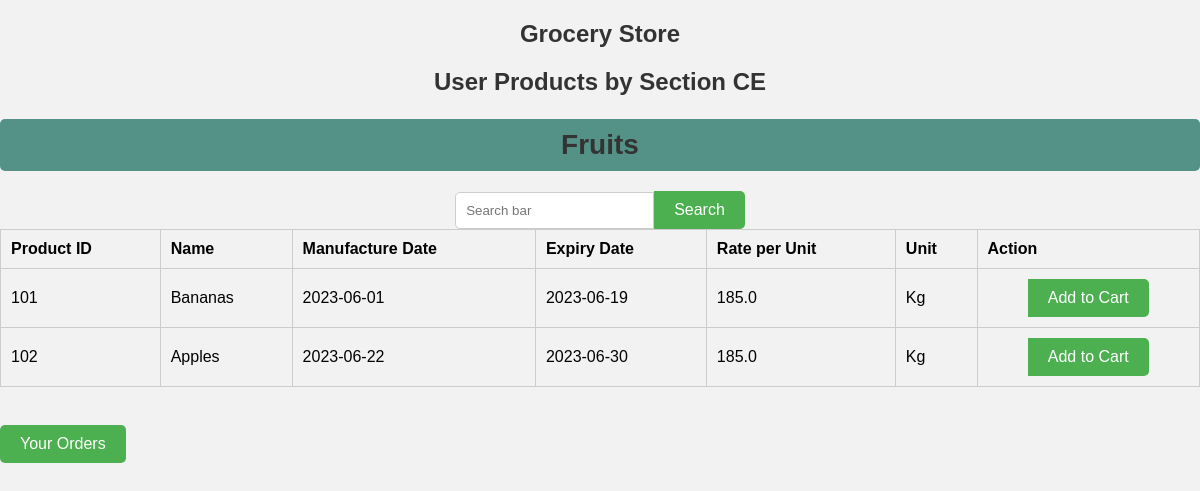
The app's page /user/products_by_section/1 with its own data.
### tables this page shows
CREATE TABLE sections
             (id INTEGER PRIMARY KEY,
              section_name TEXT);

CREATE TABLE products
             (id INTEGER PRIMARY KEY AUTOINCREMENT,
              productname TEXT,
              manufacture_date TEXT,
              fexpiry_date TEXT,
              rate REAL,
              unit TEXT,
              quantity INTEGER,
              section_id INTEGER,
              FOREIGN KEY (section_id) REFERENCES sections(id));

### user/routes.py (the view)
@user_bp.route('/products_by_section/<int:section_id>')
def products_by_section(section_id):
    conn = sqlite3.connect('database.db')
    c = conn.cursor()
    c.execute("SELECT section_name FROM sections WHERE id = ?", (section_id,))
    section_name = c.fetchone()[0]
    c.execute("SELECT * FROM products WHERE section_id = ?", (section_id,))
    products = c.fetchall()
    conn.close()
    return render_template('products_by_section_user.html', products=products, section_name=section_name,section_id=section_id)

### templates/products_by_section_user.html
{% extends 'base.html' %}
{% block content %}
    <h1>User Products by Section CE</h1>
    <h2>{{ section_name }}</h2>
    <form method="post" action="{{ url_for('user.search_product_list_by_section', section_id=section_id) }}">
        <input type="text" name="search_query" placeholder="Search bar">
        <button type="submit">Search</button>
    </form>
    <table>
        <tr>
            <th>Product ID</th>
            <th>Name</th>
            <th>Manufacture Date</th>
            <th>Expiry Date</th>
            <th>Rate per Unit</th>
            <th>Unit</th>
            <th>Action</th>
        </tr>
        {% for product in products %}
        <tr>
            <td>{{ product[0] }}</td>
            <td>{{ product[1] }}</td>
            <td>{{ product[2] }}</td>
            <td>{{ product[3] }}</td>
            <td>{{ product[4] }}</td>
            <td>{{ product[5] }}</td>
            <td>
                {% if product[6] is not none and product[6] > 0 %}
                <form method="post" action="{{ url_for('user.add_to_cart', product_id=product[0]) }}">
                    <button type="submit">Add to Cart</button>
                </form>
                {% else %}
                    <span>Out of Stock</span>
                {% endif %}
            </td>
        </tr>
        {% endfor %}
    </table>
    <br>
    <a href="{{ url_for('user.user_orders') }}">Your Orders</a>
{% endblock %}

### static/user_dashboard.css (style rules this page uses)
body { font-family: Arial, sans-serif; margin: 0; padding: 0; background-color: #f2f2f2; }
h1 { text-align: center; margin-top: 20px; }

### static/section_list_user.css (style rules this page uses)
h1 { font-size: 24px; color: #333; margin-bottom: 20px; }
table { width: 100%; border-collapse: collapse; margin-bottom: 20px; }
table th, table td { padding: 10px; border: 1px solid #ccc; }
table th { background-color: #f2f2f2; font-weight: bold; text-align: left; }
a { display: inline-block; padding: 10px 20px; background-color: #4CAF50; color: #fff; text-decoration: none; border-radius: 5px; transition: background-color 0.3s ease; }

### static/product_list_user.css (style rules this page uses)
form { display: flex; align-items: center; justify-content: center; }
input[type="text"] { padding: 10px; border: 1px solid #ccc; border-radius: 5px 0 0 5px; }
button[type="submit"] { padding: 10px 20px; background-color: #4CAF50; color: #fff; border: none; border-radius: 0 5px 5px 0; font-size: 16px; cursor: pointer; transition: background-color 0.3s ease; }

### static/products_by_section_user.css (style rules this page uses)
h2 { font-size: 28px; color: #333; background-color: #549287; padding: 10px; border-radius: 5px; text-align: center; margin-bottom: 20px; }

### records on screen
sections: section_name "Fruits"
products: id "101", productname "Bananas", manufacture_date "2023-06-01", fexpiry_date "2023-06-19", rate "185.0", unit "Kg"
products: id "102", productname "Apples", manufacture_date "2023-06-22", fexpiry_date "2023-06-30", rate "185.0", unit "Kg"
